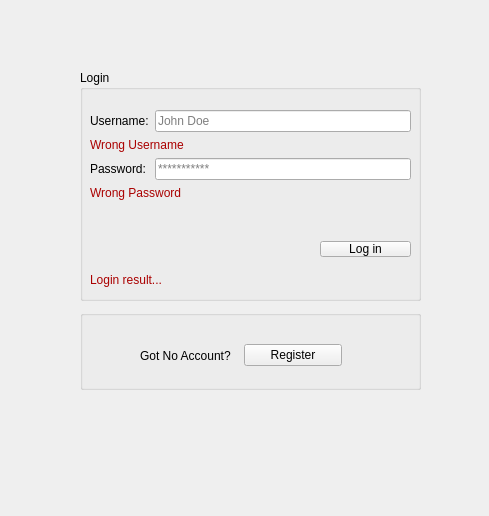
<?xml version="1.0" encoding="UTF-8"?>
<ui version="4.0">
 <class>LoginPage</class>
 <widget class="QWidget" name="LoginPage">
  <property name="geometry">
   <rect>
    <x>0</x>
    <y>0</y>
    <width>489</width>
    <height>516</height>
   </rect>
  </property>
  <property name="windowTitle">
   <string>Form</string>
  </property>
  <property name="styleSheet">
   <string notr="true"/>
  </property>
  <widget class="QGroupBox" name="groupBox">
   <property name="geometry">
    <rect>
     <x>80</x>
     <y>70</y>
     <width>341</width>
     <height>231</height>
    </rect>
   </property>
   <property name="styleSheet">
    <string notr="true"/>
   </property>
   <property name="title">
    <string>Login</string>
   </property>
   <widget class="QPushButton" name="login_pbn">
    <property name="geometry">
     <rect>
      <x>240</x>
      <y>171</y>
      <width>91</width>
      <height>16</height>
     </rect>
    </property>
    <property name="styleSheet">
     <string notr="true"/>
    </property>
    <property name="text">
     <string>Log in</string>
    </property>
   </widget>
   <widget class="QWidget" name="formLayoutWidget">
    <property name="geometry">
     <rect>
      <x>10</x>
      <y>40</y>
      <width>321</width>
      <height>119</height>
     </rect>
    </property>
    <layout class="QFormLayout" name="formLayout">
     <item row="0" column="0">
      <widget class="QLabel" name="username_lbl">
       <property name="styleSheet">
        <string notr="true"/>
       </property>
       <property name="text">
        <string>Username:</string>
       </property>
      </widget>
     </item>
     <item row="0" column="1">
      <widget class="QLineEdit" name="username_led">
       <property name="styleSheet">
        <string notr="true"/>
       </property>
       <property name="placeholderText">
        <string>John Doe</string>
       </property>
      </widget>
     </item>
     <item row="1" column="0" colspan="2">
      <widget class="QLabel" name="usrname_warning_lbl">
       <property name="styleSheet">
        <string notr="true">color: rgb(170, 0, 0);</string>
       </property>
       <property name="text">
        <string>Wrong Username&lt;!&gt;</string>
       </property>
      </widget>
     </item>
     <item row="2" column="0">
      <widget class="QLabel" name="password_lbl">
       <property name="styleSheet">
        <string notr="true"/>
       </property>
       <property name="text">
        <string>Password:</string>
       </property>
      </widget>
     </item>
     <item row="2" column="1">
      <widget class="QLineEdit" name="password_led">
       <property name="styleSheet">
        <string notr="true"/>
       </property>
       <property name="echoMode">
        <enum>QLineEdit::Password</enum>
       </property>
       <property name="placeholderText">
        <string>***********</string>
       </property>
      </widget>
     </item>
     <item row="3" column="0" colspan="2">
      <widget class="QLabel" name="password_warning_lbl">
       <property name="styleSheet">
        <string notr="true">color: rgb(170, 0, 0);</string>
       </property>
       <property name="text">
        <string>Wrong Password&lt;!&gt;</string>
       </property>
      </widget>
     </item>
    </layout>
   </widget>
   <widget class="QLabel" name="login_result_lbl">
    <property name="geometry">
     <rect>
      <x>10</x>
      <y>200</y>
      <width>319</width>
      <height>20</height>
     </rect>
    </property>
    <property name="styleSheet">
     <string notr="true">color: rgb(170, 0, 0);</string>
    </property>
    <property name="text">
     <string>Login result...</string>
    </property>
   </widget>
  </widget>
  <widget class="QGroupBox" name="groupBox_2">
   <property name="geometry">
    <rect>
     <x>80</x>
     <y>310</y>
     <width>341</width>
     <height>80</height>
    </rect>
   </property>
   <property name="title">
    <string/>
   </property>
   <widget class="QWidget" name="layoutWidget">
    <property name="geometry">
     <rect>
      <x>60</x>
      <y>30</y>
      <width>202</width>
      <height>31</height>
     </rect>
    </property>
    <layout class="QHBoxLayout" name="horizontalLayout_3">
     <item>
      <widget class="QLabel" name="Register_lbl">
       <property name="styleSheet">
        <string notr="true"/>
       </property>
       <property name="text">
        <string>Got No Account?</string>
       </property>
      </widget>
     </item>
     <item>
      <widget class="QPushButton" name="Register_pbn">
       <property name="styleSheet">
        <string notr="true"/>
       </property>
       <property name="text">
        <string>Register</string>
       </property>
      </widget>
     </item>
    </layout>
   </widget>
  </widget>
  <widget class="QPushButton" name="Theme_1">
   <property name="geometry">
    <rect>
     <x>390</x>
     <y>430</y>
     <width>20</width>
     <height>21</height>
    </rect>
   </property>
   <property name="styleSheet">
    <string notr="true">background-image: url(:/new/prefix1/Style/red.png);
border-color: rgb(170, 170, 127);
border-radius:0%;
</string>
   </property>
   <property name="text">
    <string/>
   </property>
  </widget>
  <widget class="QPushButton" name="Theme_2_pbn">
   <property name="geometry">
    <rect>
     <x>360</x>
     <y>430</y>
     <width>21</width>
     <height>21</height>
    </rect>
   </property>
   <property name="styleSheet">
    <string notr="true">background-image: url(:/new/prefix1/Style/Stars.png);
border-color: rgb(170, 170, 127);
border-radius:0%;</string>
   </property>
   <property name="text">
    <string/>
   </property>
  </widget>
  <widget class="QPushButton" name="Theme_3_pbn">
   <property name="geometry">
    <rect>
     <x>330</x>
     <y>430</y>
     <width>21</width>
     <height>21</height>
    </rect>
   </property>
   <property name="styleSheet">
    <string notr="true">background-image: url(:/new/prefix1/Style/LightBlue.png);
border-color: rgb(170, 170, 127);
border-radius:0%;</string>
   </property>
   <property name="text">
    <string/>
   </property>
  </widget>
 </widget>
 <resources/>
 <connections/>
</ui>
